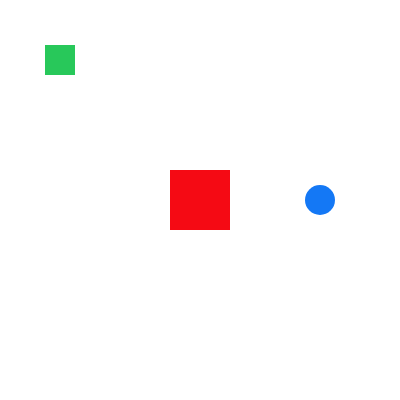
Frame 1 (no input)
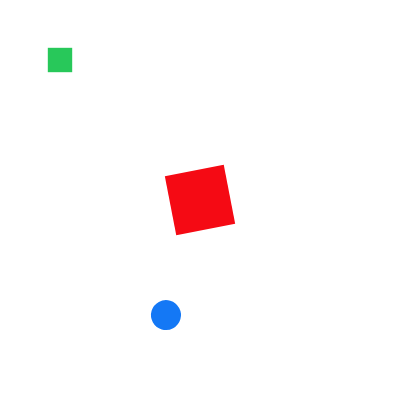
Frame 60 (no input)
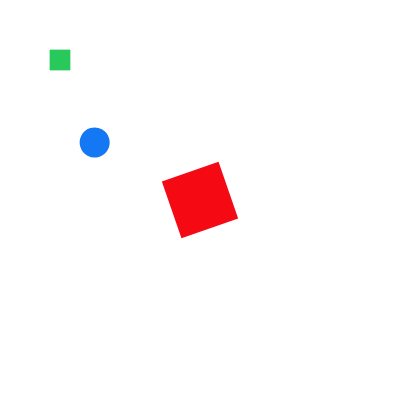
Frame 120 (the mouse pressed at the canvas centre since frame 60)

The p5.js sketch that drew these frames (run headless with seeded random() and noise() and a simulated clock; from frame 60 on, the mouse is pressed at the canvas centre):

// p5.js sketch
// ── sketch.js
// actual sketch
let angle = 0;
const cx = 200;
const cy = 200;
const orbitRadius = 120;

function initVar() {
  angle = 0;
}

function setup() {
  createCanvas(400, 400);
  noStroke();
  angleMode(RADIANS);
  rectMode(CORNER);
  initVar();
}

function draw() {
  clear();

  // a square spinning in place around its own center
  push();
  translate(cx, cy);
  rotate(angle);
  fill(245, 10, 20);
  rect(-30, -30, 60, 60);
  pop();

  // a circle orbiting the center, carried by the same rotation
  push();
  translate(cx, cy);
  rotate(-angle * 1.5);
  translate(orbitRadius, 0);
  fill(20, 120, 245);
  ellipse(0, 0, 30, 30);
  pop();

  // a square pulsing in size in the corner, driven purely by scale()
  push();
  translate(60, 60);
  scale(1 + 0.5 * Math.sin(angle * 2));
  fill(40, 200, 90);
  rect(-15, -15, 30, 30);
  pop();

  angle += 0.05;
}

function startRecord() {
  initVar();
  window.saveLottie(5, (animation) => {
    const player = document.querySelector("lottie-player");
    player.load(JSON.stringify(animation));
  });
}
